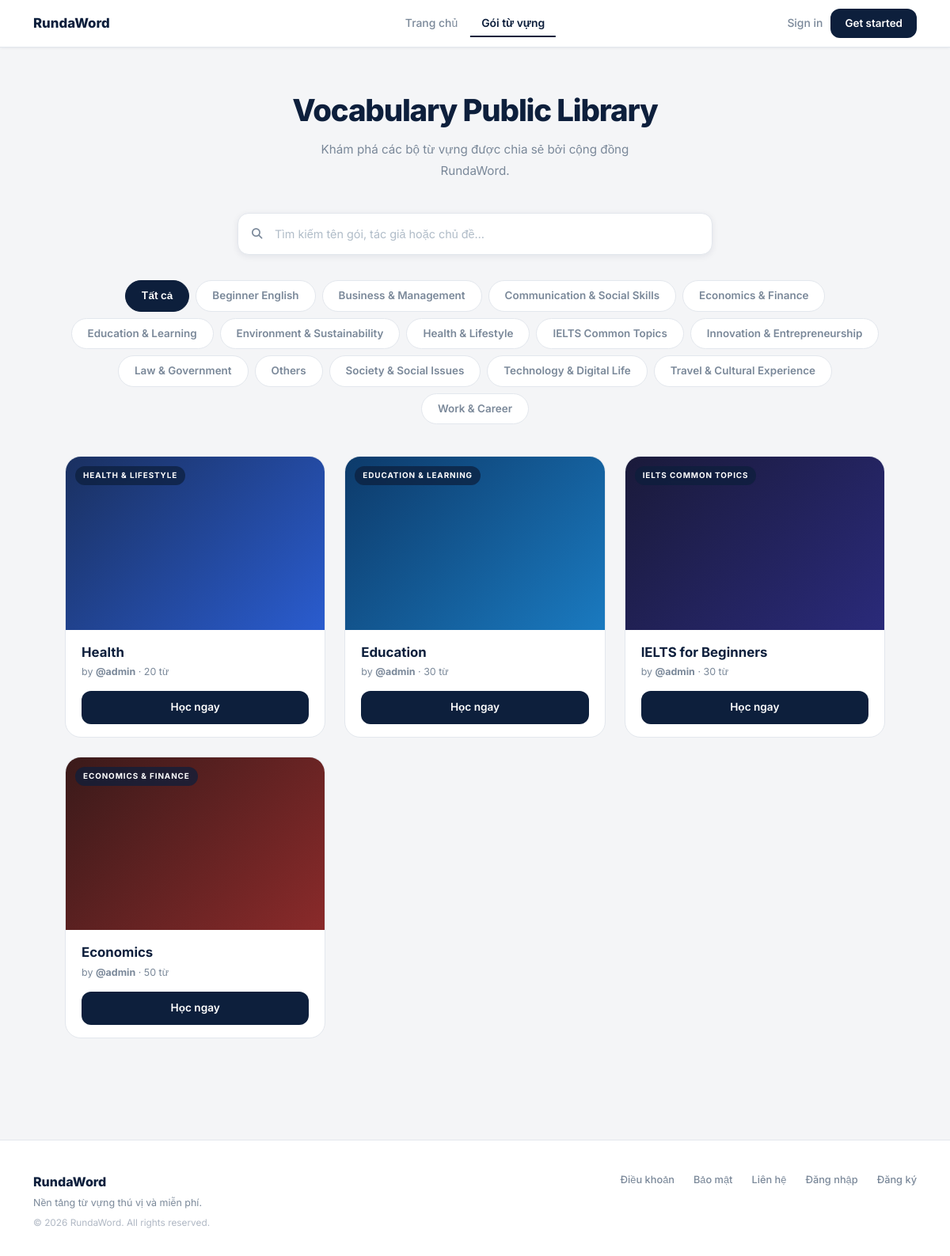
/explore, run on the app's committed database.
### main.py (models this page shows, shortened)
class TopicCatalog(db.Model):
    __tablename__ = 'topic_catalog'
    id   = db.Column(db.Integer, primary_key=True)
    name = db.Column(db.String(120), unique=True, nullable=False)

class VocabPackage(db.Model):
    __tablename__ = 'vocab_packages'
    id                  = db.Column(db.Integer, primary_key=True)
    package_name        = db.Column(db.String(100), nullable=False)
    package_description = db.Column(db.Text)
    topic               = db.Column(db.String(80))          # NEW: topic/category field
    created_at          = db.Column(db.DateTime, default=datetime.utcnow)
    updated_at          = db.Column(db.DateTime, default=datetime.utcnow)
    user_id             = db.Column(db.Integer, db.ForeignKey('users.id'), nullable=False)
    is_public           = db.Column(db.Boolean, default=True)
    vocabularies = db.relationship(
        'Vocabulary', backref='package', lazy=True, cascade='all, delete-orphan'
    )

class User(UserMixin, db.Model):
    __tablename__ = 'users'
    id            = db.Column(db.Integer, primary_key=True)
    username      = db.Column(db.String(50),  unique=True, nullable=False)
    name          = db.Column(db.String(100))
    email         = db.Column(db.String(120), unique=True, nullable=False)
    password_hash = db.Column(db.String(255), nullable=False)
    role          = db.Column(db.Integer, default=ROLE_USER, nullable=False)
    created_at    = db.Column(db.DateTime, default=datetime.utcnow)
    packages = db.relationship(
        'VocabPackage', backref='user', lazy=True, cascade='all, delete-orphan',
        foreign_keys='VocabPackage.user_id'
    )
    saved_packages = db.relationship(
        'VocabPackage', secondary=user_saved_packages,
        backref=db.backref('saved_by', lazy='dynamic'), lazy='dynamic'
    )

### main.py (the view)
@app.route('/explore')
def explore():
    q            = request.args.get('q', '').strip()
    topic_filter = request.args.get('topic', '').strip()
    available_topics = get_available_topics(TopicCatalog)
    if topic_filter and topic_filter not in available_topics:
        topic_filter = ''
    pkg_query = VocabPackage.query.filter(VocabPackage.is_public == True)
    if topic_filter:
        pkg_query = pkg_query.filter(VocabPackage.topic == topic_filter)
    if q:
        public_packages = search_packages(VocabPackage, q)
        if topic_filter:
            public_packages = [p for p in public_packages if p.topic == topic_filter]
    else:
        public_packages = pkg_query.order_by(VocabPackage.updated_at.desc()).all()
    return render_template(
        'explore.html',
        public_packages=public_packages,
        search_query=q,
        topic_filter=topic_filter,
        available_topics=available_topics,
    )

### services/topic_service.py (called while the page is built)
def get_available_topics(TopicCatalog) -> list[str]:
    rows = TopicCatalog.query.order_by(TopicCatalog.name).all()
    return [r.name for r in rows]

### templates/explore.html (shortened to what this page needs)
{% extends "base.html" %}
{% block head_extra %}
<link rel="stylesheet" href="{{ url_for('static', filename='css/pages/explore.css') }}">
{% endblock %}
{% block content %}
<div class="exp-page">
  <div class="exp-hero">
    <h1>Vocabulary Public Library</h1>
    <p>Khám phá các bộ từ vựng được chia sẻ bởi cộng đồng RundaWord.</p>
  </div>
  <div class="exp-search-wrap">
    <form method="GET" action="{{ url_for('explore') }}" style="display:contents;">
      <input type="text" name="q"
        placeholder="Tìm kiếm tên gói, tác giả hoặc chủ đề…"
        value="{{ search_query or '' }}"
        style="width:100%;">
    </form>
  </div>
  <div class="exp-filters">
    <a href="{{ url_for('explore', q=search_query or '') }}"
       class="exp-filter {% if not topic_filter %}active{% endif %}">Tất cả</a>
    {% for topic in available_topics %}
    <a href="{{ url_for('explore', q=search_query or '', topic=topic) }}"
       class="exp-filter {% if topic_filter == topic %}active{% endif %}">{{ topic }}</a>
    {% endfor %}
  </div>
  {% set bg_colors = [
    'linear-gradient(135deg,#1a3060,#2a5ccf)',
    'linear-gradient(135deg,#0d3a6a,#1a7ac0)',
    'linear-gradient(135deg,#1a1a3a,#2a2a7a)',
    'linear-gradient(135deg,#3a1a1a,#8a2a2a)',
    'linear-gradient(135deg,#0d3a20,#1a8a4a)',
    'linear-gradient(135deg,#2a1a3a,#6a2a9a)'
  ] %}
  {% if public_packages %}
  <div class="exp-grid">
    {% for pkg in public_packages %}
    <div class="exp-card">
      <div class="exp-card-img-wrap">
        <div class="exp-card-img-bg" style="background:{{ bg_colors[loop.index0 % 6] }};"></div>
        {% if pkg.topic %}
          <span class="exp-cat-badge">{{ pkg.topic }}</span>
        {% endif %}
      </div>
      <div class="exp-card-body">
        <div class="exp-card-name">{{ pkg.package_name }}</div>
        <div class="exp-card-meta">
          by <strong>@{{ pkg.user.username if pkg.user else 'unknown' }}</strong>
          · {{ pkg.vocabularies|length }} từ
        </div>
        {% if current_user.is_authenticated %}
          <a href="{{ url_for('package_detail', package_id=pkg.id) }}" class="btn-learn-dark">Học ngay</a>
        {% else %}
          <button class="btn-learn-dark" onclick="openAuth('login')">Học ngay</button>
        {% endif %}
      </div>
    </div>
    {% endfor %}
  </div>
  {% endif %}
</div>
{% endblock %}

### static/css/main.css (style rules this page uses)
:root { --navy: #0d1f3c; --navy-deep: #071020; --navy-mid: #1c3358; --white: #ffffff; --off-white: #f4f5f7; --bg: #f4f5f7; --border: #e3e7ed; --border-light: #edf0f4; --text: #0d1f3c; --text-muted: #7a8899; --text-light: #a0aab5; --green: #27ae60; --green-bg: #e8f8f0; --green-text: #1a7a43; --accent: #2563eb; --red: #e74c3c; --red-bg: #fdf2f2; --shadow-xs: 0 1px 3px rgba(13,31,60,0.06); --shadow-sm: 0 2px 8px rgba(13,31,60,0.08); --shadow-md: 0 4px 20px rgba(13,31,60,0.10); --shadow-lg: 0 8px 40px rgba(13,31,60,0.14); --r-sm: 8px; --r-md: 12px; --r-lg: 16px; --r-xl: 20px; }
*, *::before, *::after { box-sizing: border-box; margin: 0; padding: 0; }
html { scroll-behavior: smooth; overflow-y: scroll; }
body { font-family: 'Inter', sans-serif; background: var(--bg); color: var(--text); font-size: 14px; line-height: 1.6; -webkit-font-smoothing: antialiased; min-height: 100vh; display: flex; flex-direction: column; }

### static/css/components/typography.css (style rules this page uses)
body { font-family: 'Inter', sans-serif !important; }
*:not(.fa):not(.fas):not(.far):not(.fab):not(.fa-solid):not(.fa-regular):not(.fa-brands):not(.fa-classic) { font-family: 'Inter', sans-serif !important; }

### static/css/pages/explore.css (style rules this page uses)
.exp-page { max-width: 1100px; margin: 0 auto; padding: 56px 32px 80px; }
.exp-hero { text-align: center; margin-bottom: 40px; }
.exp-hero h1 { font-size: 2.4rem; font-weight: 800; color: var(--navy); letter-spacing: -0.03em; margin-bottom: 14px; }
.exp-hero p { font-size: 0.95rem; color: var(--text-muted); max-width: 480px; margin: 0 auto; line-height: 1.75; }
.exp-search-wrap { max-width: 600px; margin: 32px auto; position: relative; }
.exp-search-wrap input { width: 100%; border: 1.5px solid var(--border); border-radius: 14px; padding: 14px 18px 14px 46px; font-size: 0.9rem; background: white; color: var(--text); outline: none; box-shadow: var(--shadow-sm); transition: border-color 0.15s; }
.exp-search-wrap input::placeholder { color: #b0bcc8; }
.exp-filters { display: flex; align-items: center; justify-content: center; gap: 8px; flex-wrap: wrap; margin-bottom: 40px; }
.exp-filter { padding: 8px 20px; border-radius: 30px; font-size: 0.84rem; font-weight: 600; border: 1.5px solid var(--border); background: white; color: var(--text-muted); transition: all 0.15s; text-decoration: none; display: inline-block; }
.exp-filter.active { background: var(--navy); color: white; border-color: var(--navy); }
.exp-grid { display: grid; grid-template-columns: repeat(3,1fr); gap: 24px; margin-bottom: 48px; }
.exp-card { background: white; border-radius: var(--r-xl); overflow: hidden; border: 1px solid var(--border); transition: box-shadow 0.2s, transform 0.15s; }
.exp-card-img-wrap { position: relative; }
.exp-card-img-bg { width: 100%; aspect-ratio: 3/2; }
.exp-cat-badge { position: absolute; top: 12px; left: 12px; font-size: 0.62rem; font-weight: 700; letter-spacing: 0.09em; text-transform: uppercase; color: white; padding: 4px 10px; border-radius: 20px; background: rgba(13,31,60,0.72); backdrop-filter: blur(4px); }
.exp-card-body { padding: 18px 20px 16px; }
.exp-card-name { font-size: 1.05rem; font-weight: 700; color: var(--navy); margin-bottom: 4px; line-height: 1.3; }
.exp-card-meta { font-size: 0.78rem; color: var(--text-muted); margin-bottom: 14px; }
.btn-learn-dark { display: block; width: 100%; background: var(--navy); color: white; border: none; border-radius: var(--r-md); padding: 10px 0; font-size: 0.85rem; font-weight: 600; cursor: pointer; text-align: center; transition: opacity 0.15s; text-decoration: none; }

### data on the page
TopicCatalog: name "Beginner English"
TopicCatalog: name "Business & Management"
TopicCatalog: name "Communication & Social Skills"
TopicCatalog: name "Economics & Finance"
TopicCatalog: name "Education & Learning"
TopicCatalog: name "Environment & Sustainability"
TopicCatalog: name "Health & Lifestyle"
TopicCatalog: name "IELTS Common Topics"
TopicCatalog: name "Innovation & Entrepreneurship"
TopicCatalog: name "Law & Government"
TopicCatalog: name "Others"
TopicCatalog: name "Society & Social Issues"
TopicCatalog: name "Technology & Digital Life"
TopicCatalog: name "Travel & Cultural Experience"
TopicCatalog: name "Work & Career"
VocabPackage: topic "HEALTH & LIFESTYLE", package_name "Health", user "admin", vocabularies|length "20"
VocabPackage: topic "EDUCATION & LEARNING", package_name "Education", user "admin", vocabularies|length "30"
VocabPackage: topic "IELTS COMMON TOPICS", package_name "IELTS for Beginners", user "admin", vocabularies|length "30"
VocabPackage: topic "ECONOMICS & FINANCE", package_name "Economics", user "admin", vocabularies|length "50"
